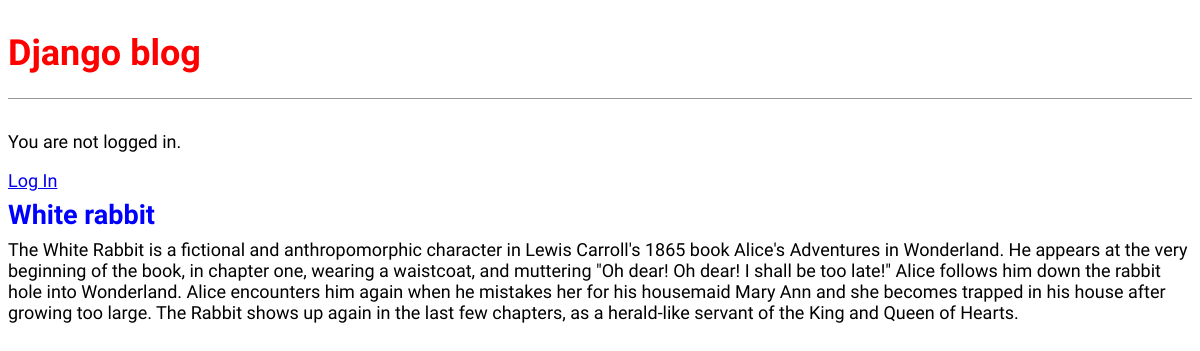
The app's page /, older data.
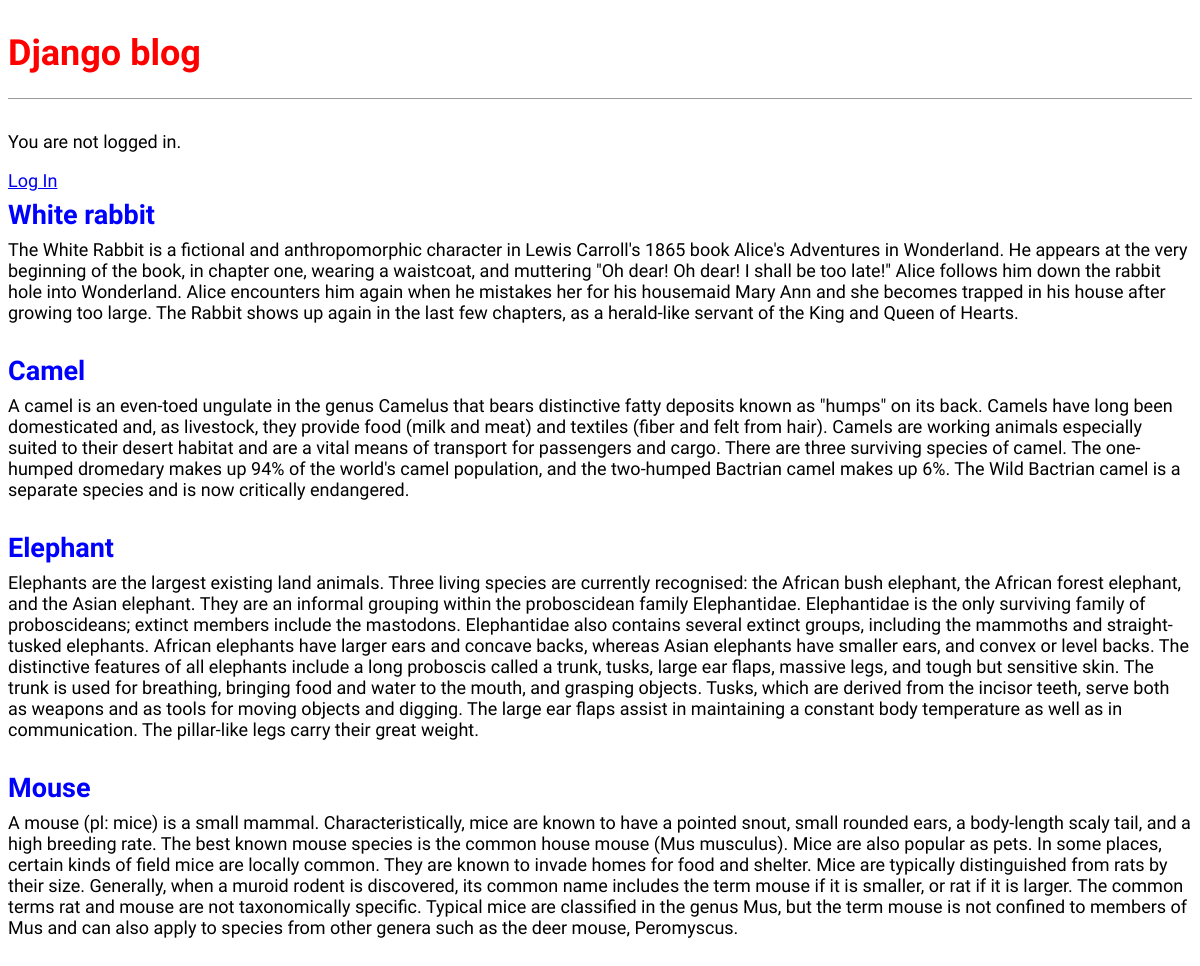
The same page, newer data.
### blog/models.py (models this page shows, shortened)
class Post(models.Model):
    title = models.CharField(max_length=200)
    datetime = models.DateTimeField(u'Дата публикации')
    content = models.TextField(max_length=10000)

### blog/views.py (the view)
# urls.py: path('', BlogListView.as_view(), name='home'),
class BlogListView(ListView):
    model = Post
    template_name = 'home.html'

### templates/home.html (shortened to what this page needs)
{% extends 'base.html' %}
{% block content %}
  {% for post in object_list %}
    <div class="post-entry">
      <h2><a href="{% url 'post_detail' post.pk %}">{{ post.title }}</a></h2>
      <p>{{ post.content }}</p>
    </div>
  {% endfor %}
{% endblock content %}

### templates/base.html (shortened to what this page needs)
{% load static %}
<html>
  <head>
    <link href="{% static 'css/base.css' %}" rel="stylesheet">
  </head>
  <body>
    <header>
      <h1><a href="{% url 'home' %}">Django blog</a></h1>
    </header>
      {% if user.is_authenticated %}
        <p>Hi {{ user.username }}!</p>
        <p><a href="{% url 'logout' %}">Log out</a></p>
      {% else %}
        <p>You are not logged in.</p>
        <a href="{% url 'login' %}">Log In</a>
      {% endif %}
    <div>
      {% block content %}
      {% endblock content %}
    </div>
  </body>
</html>

### blog/static/css/base.css (style rules this page uses)
body { font-family: 'Source Sans Pro', sans-serif; font-size: 18px; }
header { border-bottom: 1px solid #999; margin-bottom: 2rem; display: flex; }
header h1 a { color: red; text-decoration: none; }
.post-entry { margin-bottom: 2rem; }
.post-entry h2 { margin: 0.5rem 0; }
.post-entry h2 a, .post-entry h2 a:visited { color: blue; text-decoration: none; }
.post-entry p { margin: 0; font-weight: 400; }

Row changes from the older to the newer data that the page shows:
added Post: title "Camel", content "A camel is an even-toed ungulate in the genus Camelus that bears distinctive fatty deposits known as \"humps\" on its back. Camels have long been domesticated and, as livestock, they provide food (milk and meat) and textiles (fiber and felt from hair). Camels are working animals especially suited to their desert habitat and are a vital means of transport for passengers and cargo. There are three surviving species of camel. The one-humped dromedary makes up 94% of the world's camel population, and the two-humped Bactrian camel makes up 6%. The Wild Bactrian camel is a separate species and is now critically endangered."
added Post: title "Elephant", content "Elephants are the largest existing land animals. Three living species are currently recognised: the African bush elephant, the African forest elephant, and the Asian elephant. They are an informal grouping within the proboscidean family Elephantidae. Elephantidae is the only surviving family of proboscideans; extinct members include the mastodons. Elephantidae also contains several extinct groups, including the mammoths and straight-tusked elephants. African elephants have larger ears and concave backs, whereas Asian elephants have smaller ears, and convex or level backs. The distinctive features of all elephants include a long proboscis called a trunk, tusks, large ear flaps, massive legs,…"
added Post: title "Mouse", content "A mouse (pl: mice) is a small mammal. Characteristically, mice are known to have a pointed snout, small rounded ears, a body-length scaly tail, and a high breeding rate. The best known mouse species is the common house mouse (Mus musculus). Mice are also popular as pets. In some places, certain kinds of field mice are locally common. They are known to invade homes for food and shelter. Mice are typically distinguished from rats by their size. Generally, when a muroid rodent is discovered, its common name includes the term mouse if it is smaller, or rat if it is larger. The common terms rat and mouse are not taxonomically specific. Typical mice are classified in the genus Mus, but the term…"
